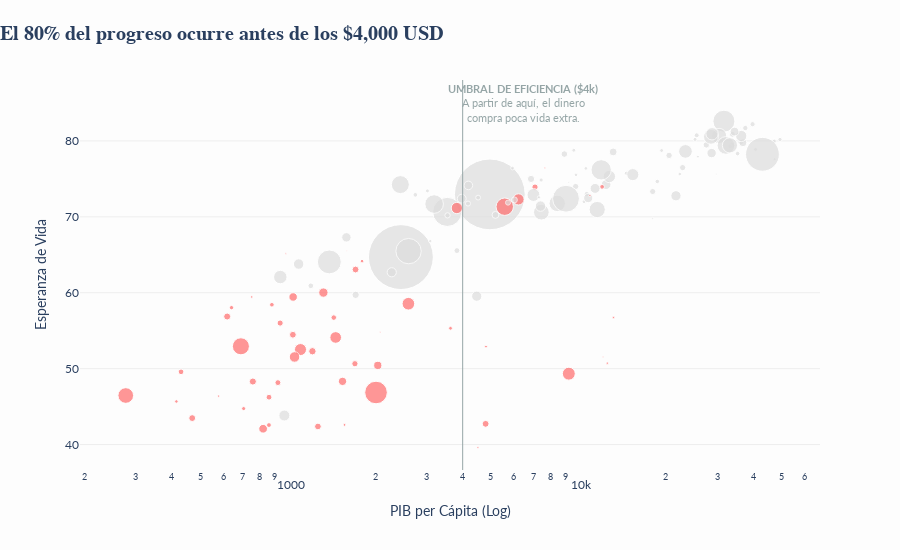

The code cell stored with this chart in its notebook:
### Code cell
df_2007 = df[df['year'] == 2007]
fig_climax = px.scatter(
    df_2007, 
    x='gdpPercap', 
    y='lifeExp', 
    size='pop', 
    color='continent',
    log_x=True,
    hover_name='country',
    size_max=50,
    color_discrete_map={'Asia': '#ddd', 'Europe': '#ddd', 'Africa': colors['africa'], 'Americas': '#ddd', 'Oceania': '#ddd'} # Gray out everyone except Africa
)

# Add Threshold Line
fig_climax.add_vline(x=4000, line_width=1, line_dash="solid", line_color=colors['secondary'])

fig_climax.add_annotation(
    x=np.log10(4000), y=85,
    text="<b>UMBRAL DE EFICIENCIA ($4k)</b><br>A partir de aquí, el dinero<br>compra poca vida extra.",
    showarrow=True,
    arrowhead=0,
    ax=60, ay=0,
    font=dict(color=colors['secondary'], size=11)
)

fig_climax.update_layout(
    title=dict(text="<b>El 80% del progreso ocurre antes de los $4,000 USD</b>", x=0),
    showlegend=False,
    height=550,
    margin=dict(t=80),
    xaxis=dict(showgrid=False, title="PIB per Cápita (Log)"),
    yaxis=dict(showgrid=True, gridcolor='#eee', title="Esperanza de Vida"),
    **layout_defaults
)
fig_climax.show()

### Figure 1 — Plotly figure (JSON) as saved in the notebook; plotly's stock layout.template omitted (floating-point values rounded to 4 significant figures)
{"data": [{"hovertemplate": "<b>%{hovertext}</b><br><br>continent=Asia<br>gdpPercap=%{x}<br>lifeExp=%{y}<br>pop=%{marker.size}<extra></extra>", "hovertext": ["Afghanistan", "Bahrain", "Bangladesh", "Cambodia", "China", "Hong Kong China", "India", "Indonesia", "Iran", "Iraq", "Israel", "Japan", "Jordan", "Korea Dem. Rep.", "Korea Rep.", "Kuwait", "Lebanon", "Malaysia", "Mongolia", "Myanmar", "Nepal", "Oman", "Pakistan", "Philippines", "Saudi Arabia", "Singapore", "Sri Lanka", "Syria", "Taiwan", "Thailand", "Vietnam", "West Bank and Gaza", "Yemen Rep."], "legendgroup": "Asia", "marker": {"color": "#ddd", "size": [31889923, 708573, 150448339, 14131858, 1318683096, 6980412, 1110396331, 223547000, 69453570, 27499638, 6426679, 127467972, 6053193, 23301725, 49044790, 2505559, 3921278, 24821286, 2874127, 47761980, 28901790, 3204897, 169270617, 91077287, 27601038, 4553009, 20378239, 19314747, 23174294, 65068149, 85262356, 4018332, 22211743], "sizemode": "area", "sizeref": 527500.0, "symbol": "circle"}, "mode": "markers", "name": "Asia", "orientation": "v", "showlegend": true, "type": "scatter", "x": [974.6, 29800.0, 1391.0, 1714.0, 4959.0, 39720.0, 2452.0, 3541.0, 11610.0, 4471.0, 25520.0, 31660.0, 4519.0, 1593.0, 23350.0, 47310.0, 10460.0, 12450.0, 3096.0, 944, 1091.0, 22320.0, 2606.0, 3190.0, 21650.0, 47140.0, 3970.0, 4185.0, 28720.0, 7458.0, 2442.0, 3025.0, 2281.0], "xaxis": "x", "y": [43.83, 75.64, 64.06, 59.72, 72.96, 82.21, 64.7, 70.65, 70.96, 59.55, 80.75, 82.6, 72.53, 67.3, 78.62, 77.59, 71.99, 74.24, 66.8, 62.07, 63.78, 75.64, 65.48, 71.69, 72.78, 79.97, 72.4, 74.14, 78.4, 70.62, 74.25, 73.42, 62.7], "yaxis": "y"}, {"hovertemplate": "<b>%{hovertext}</b><br><br>continent=Europe<br>gdpPercap=%{x}<br>lifeExp=%{y}<br>pop=%{marker.size}<extra></extra>", "hovertext": ["Albania", "Austria", "Belgium", "Bosnia and Herzegovina", "Bulgaria", "Croatia", "Czech Republic", "Denmark", "Finland", "France", "Germany", "Greece", "Hungary", "Iceland", "Ireland", "Italy", "Montenegro", "Netherlands", "Norway", "Poland", "Portugal", "Romania", "Serbia", "Slovak Republic", "Slovenia", "Spain", "Sweden", "Switzerland", "Turkey", "United Kingdom"], "legendgroup": "Europe", "marker": {"color": "#ddd", "size": [3600523, 8199783, 10392226, 4552198, 7322858, 4493312, 10228744, 5468120, 5238460, 61083916, 82400996, 10706290, 9956108, 301931, 4109086, 58147733, 684736, 16570613, 4627926, 38518241, 10642836, 22276056, 10150265, 5447502, 2009245, 40448191, 9031088, 7554661, 71158647, 60776238], "sizemode": "area", "sizeref": 527500.0, "symbol": "circle"}, "mode": "markers", "name": "Europe", "orientation": "v", "showlegend": true, "type": "scatter", "x": [5937.0, 36130.0, 33690.0, 7446.0, 10680.0, 14620.0, 22830.0, 35280.0, 33210.0, 30470.0, 32170.0, 27540.0, 18010.0, 36180.0, 40680.0, 28570.0, 9254.0, 36800.0, 49360.0, 15390.0, 20510.0, 10810.0, 9787.0, 18680.0, 25770.0, 28820.0, 33860.0, 37510.0, 8458.0, 33200.0], "xaxis": "x", "y": [76.42, 79.83, 79.44, 74.85, 73.0, 75.75, 76.49, 78.33, 79.31, 80.66, 79.41, 79.48, 73.34, 81.76, 78.89, 80.55, 74.54, 79.76, 80.2, 75.56, 78.1, 72.48, 74.0, 74.66, 77.93, 80.94, 80.88, 81.7, 71.78, 79.42], "yaxis": "y"}, {"hovertemplate": "<b>%{hovertext}</b><br><br>continent=Africa<br>gdpPercap=%{x}<br>lifeExp=%{y}<br>pop=%{marker.size}<extra></extra>", "hovertext": ["Algeria", "Angola", "Benin", "Botswana", "Burkina Faso", "Burundi", "Cameroon", "Central African Republic", "Chad", "Comoros", "Congo Dem. Rep.", "Congo Rep.", "Cote d'Ivoire", "Djibouti", "Egypt", "Equatorial Guinea", "Eritrea", "Ethiopia", "Gabon", "Gambia", "Ghana", "Guinea", "Guinea-Bissau", "Kenya", "Lesotho", "Liberia", "Libya", "Madagascar", "Malawi", "Mali", "Mauritania", "Mauritius", "Morocco", "Mozambique", "Namibia", "Niger", "Nigeria", "Reunion", "Rwanda", "Sao Tome and Principe", "Senegal", "Sierra Leone", "Somalia", "South Africa", "Sudan", "Swaziland", "Tanzania", "Togo", "Tunisia", "Uganda", "Zambia", "Zimbabwe"], "legendgroup": "Africa", "marker": {"color": "#ff6b6b", "size": [33333216, 12420476, 8078314, 1639131, 14326203, 8390505, 17696293, 4369038, 10238807, 710960, 64606759, 3800610, 18013409, 496374, 80264543, 551201, 4906585, 76511887, 1454867, 1688359, 22873338, 9947814, 1472041, 35610177, 2012649, 3193942, 6036914, 19167654, 13327079, 12031795, 3270065, 1250882, 33757175, 19951656, 2055080, 12894865, 135031164, 798094, 8860588, 199579, 12267493, 6144562, 9118773, 43997828, 42292929, 1133066, 38139640, 5701579, 10276158, 29170398, 11746035, 12311143], "sizemode": "area", "sizeref": 527500.0, "symbol": "circle"}, "mode": "markers", "name": "Africa", "orientation": "v", "showlegend": true, "type": "scatter", "x": [6223.0, 4797.0, 1441.0, 12570.0, 1217.0, 430.1, 2042.0, 706.0, 1704.0, 986.1, 277.6, 3633.0, 1545.0, 2082.0, 5581.0, 12150.0, 641.4, 690.8, 13210.0, 752.7, 1328.0, 942.7, 579.2, 1463.0, 1569.0, 414.5, 12060.0, 1045.0, 759.3, 1043.0, 1803.0, 10960.0, 3820.0, 823.7, 4811.0, 619.7, 2014.0, 7670.0, 863.1, 1598.0, 1712.0, 862.5, 926.1, 9270.0, 2602.0, 4513.0, 1107.0, 883.0, 7093.0, 1056.0, 1271.0, 469.7], "xaxis": "x", "y": [72.3, 42.73, 56.73, 50.73, 52.3, 49.58, 50.43, 44.74, 50.65, 65.15, 46.46, 55.32, 48.33, 54.79, 71.34, 51.58, 58.04, 52.95, 56.73, 59.45, 60.02, 56.01, 46.39, 54.11, 42.59, 45.68, 73.95, 59.44, 48.3, 54.47, 64.16, 72.8, 71.16, 42.08, 52.91, 56.87, 46.86, 76.44, 46.24, 65.53, 63.06, 42.57, 48.16, 49.34, 58.56, 39.61, 52.52, 58.42, 73.92, 51.54, 42.38, 43.49], "yaxis": "y"}, {"hovertemplate": "<b>%{hovertext}</b><br><br>continent=Americas<br>gdpPercap=%{x}<br>lifeExp=%{y}<br>pop=%{marker.size}<extra></extra>", "hovertext": ["Argentina", "Bolivia", "Brazil", "Canada", "Chile", "Colombia", "Costa Rica", "Cuba", "Dominican Republic", "Ecuador", "El Salvador", "Guatemala", "Haiti", "Honduras", "Jamaica", "Mexico", "Nicaragua", "Panama", "Paraguay", "Peru", "Puerto Rico", "Trinidad and Tobago", "United States", "Uruguay", "Venezuela"], "legendgroup": "Americas", "marker": {"color": "#ddd", "size": [40301927, 9119152, 190010647, 33390141, 16284741, 44227550, 4133884, 11416987, 9319622, 13755680, 6939688, 12572928, 8502814, 7483763, 2780132, 108700891, 5675356, 3242173, 6667147, 28674757, 3942491, 1056608, 301139947, 3447496, 26084662], "sizemode": "area", "sizeref": 527500.0, "symbol": "circle"}, "mode": "markers", "name": "Americas", "orientation": "v", "showlegend": true, "type": "scatter", "x": [12780.0, 3822.0, 9066.0, 36320.0, 13170.0, 7007.0, 9645.0, 8948.0, 6025.0, 6873.0, 5728.0, 5186.0, 1202.0, 3548.0, 7321.0, 11980.0, 2749.0, 9809.0, 4173.0, 7409.0, 19330.0, 18010.0, 42950.0, 10610.0, 11420.0], "xaxis": "x", "y": [75.32, 65.55, 72.39, 80.65, 78.55, 72.89, 78.78, 78.27, 72.23, 74.99, 71.88, 70.26, 60.92, 70.2, 72.57, 76.19, 72.9, 75.54, 71.75, 71.42, 78.75, 69.82, 78.24, 76.38, 73.75], "yaxis": "y"}, {"hovertemplate": "<b>%{hovertext}</b><br><br>continent=Oceania<br>gdpPercap=%{x}<br>lifeExp=%{y}<br>pop=%{marker.size}<extra></extra>", "hovertext": ["Australia", "New Zealand"], "legendgroup": "Oceania", "marker": {"color": "#ddd", "size": [20434176, 4115771], "sizemode": "area", "sizeref": 527500.0, "symbol": "circle"}, "mode": "markers", "name": "Oceania", "orientation": "v", "showlegend": true, "type": "scatter", "x": [34440.0, 25190.0], "xaxis": "x", "y": [81.23, 80.2], "yaxis": "y"}], "layout": {"annotations": [{"arrowhead": 0, "ax": 60, "ay": 0, "font": {"color": "#95a5a6", "size": 11}, "showarrow": true, "text": "<b>UMBRAL DE EFICIENCIA ($4k)</b><br>A partir de aquí, el dinero<br>compra poca vida extra.", "x": 3.602, "y": 85}], "font": {"family": "Lato"}, "height": 550, "legend": {"itemsizing": "constant", "title": {"text": "continent"}, "tracegroupgap": 0}, "margin": {"t": 80}, "paper_bgcolor": "#fdfdfd", "plot_bgcolor": "#fdfdfd", "shapes": [{"line": {"color": "#95a5a6", "dash": "solid", "width": 1}, "type": "line", "x0": 4000, "x1": 4000, "xref": "x", "y0": 0, "y1": 1, "yref": "y domain"}], "showlegend": false, "title": {"font": {"family": "Playfair Display", "size": 20}, "text": "<b>El 80% del progreso ocurre antes de los $4,000 USD</b>", "x": 0}, "xaxis": {"anchor": "y", "domain": [0, 1], "showgrid": false, "title": {"text": "PIB per Cápita (Log)"}, "type": "log"}, "yaxis": {"anchor": "x", "domain": [0, 1], "gridcolor": "#eee", "showgrid": true, "title": {"text": "Esperanza de Vida"}}}}
